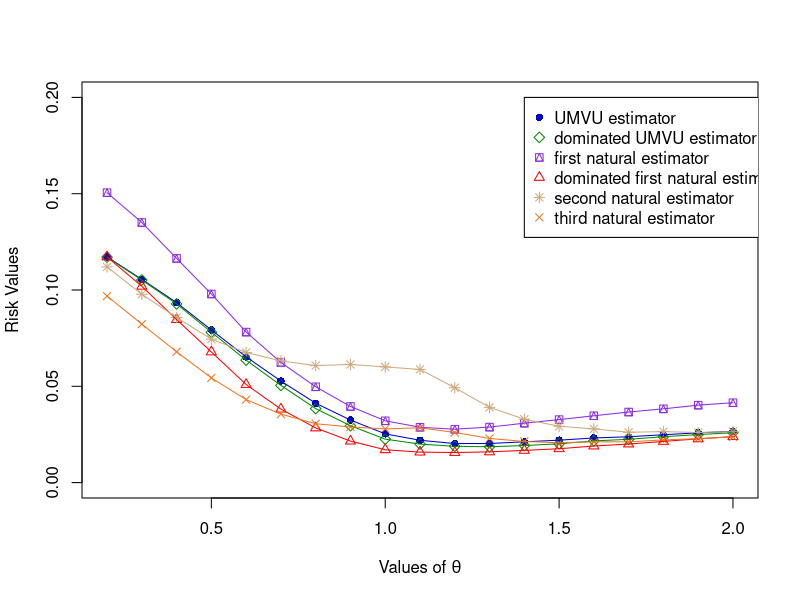

The R source for this figure:
set.seed(25)


### CREATING THE SAMPLES ###

# CHARACTERISTICS OF SAMPLES
n1 <- 2
n2 <- 5
theta1 <- 10

theta <- c()
risk_umvu <- c()
risk_umvu_dom <- c()
risk_natural_1 <- c()
risk_natural_1_dom <- c()
risk_natural_2 <- c()
risk_natural_3 <- c()

for (j in 2:20)
{
  theta2 <- j
  theta[j] <- (theta2/theta1)
  
  loss_umvu <- c()
  loss_umvu_dom <- c()
  loss_natural_1 <- c()
  loss_natural_1_dom <- c()
  loss_natural_2 <- c()
  loss_natural_3 <- c()
  
  for (i in 1:25000)
  {
    # SIMULATING SAMPLES
    sample1 <- c(runif(n1, 0, theta1))
    sample2 <- c(runif(n2, 0, theta2))
    
    
    ### CALCULATION OF VARIOUS ESTIMATORS ###
    
    if (n1<=n2)
    {
      a_star <- (((n1+n2)/(2*n2))^(1/n1))
    } else
    {
      a_star <- (((2*n1)/(n1+n2))^(1/n2))
    }
    X1 <- max(sample1)
    X2 <- max(sample2)
    if (X1> (a_star*X2))
    {
      theta_selected <- theta1
      est_umvu <- ((X1/n1)*((n1+1)-((a_star*X2/X1)^n1)))
      phi_star <- ((n1+n2+2)/(n1+n2+1))
      psi_U <- (((n1+1)-((a_star*X2/X1)^n1))/n1)
      est_natural_1 <- X1
      est_natural_2 <- ((n1+1)*X1/n1)
      est_natural_3 <- ((n1+2)*X1/(n1+1))
    } else
    {
      theta_selected <- theta2
      est_umvu <- ((X2/n2)*((n2+1)-((X1/(X2*a_star))^n2)))
      phi_star <- ((n1+n2+2)*(X2/X1)/(n1+n2+1))
      psi_U <- ((X2/(X1*n2))*((n2+1)-((X1/(a_star*X2))^n2)))
      est_natural_1 <- X2
      est_natural_2 <- ((n2+1)*X2/n2)
      est_natural_3 <- ((n2+2)*X2/(n2+1))
    }
    
    est_umvu_dom <- (X1 * (max(phi_star, psi_U)))
    est_natural_1_dom <- ((n1+n2+2)*est_natural_1/(n1+n2+1))
    
    
    ### CALCULATING LOSSES OF VARIOUS ESTIMATORS ###
    loss_umvu[i] <- (((est_umvu/theta_selected)-1)^2)
    loss_umvu_dom[i] <- (((est_umvu_dom/theta_selected)-1)^2)
    loss_natural_1[i] <- (((est_natural_1/theta_selected)-1)^2)
    loss_natural_1_dom[i] <- (((est_natural_1_dom/theta_selected)-1)^2)
    loss_natural_2[i] <- (((est_natural_2/theta_selected)-1)^2)
    loss_natural_3[i] <- (((est_natural_3/theta_selected)-1)^2)
  }
  
  
  ### CALCULATING RISKS ###
  risk_umvu[j] <- mean(loss_umvu)
  risk_umvu_dom[j] <- mean(loss_umvu_dom)
  risk_natural_1[j] <- mean(loss_natural_1)
  risk_natural_1_dom[j] <- mean(loss_natural_1_dom)
  risk_natural_2[j] <- mean(loss_natural_2)
  risk_natural_3[j] <- mean(loss_natural_3)
}

theta <- theta[-1]
risk_umvu <- risk_umvu[-1]
risk_umvu_dom <- risk_umvu_dom[-1]
risk_natural_1 <- risk_natural_1[-1]
risk_natural_1_dom <- risk_natural_1_dom[-1]
risk_natural_2 <- risk_natural_2[-1]
risk_natural_3 <- risk_natural_3[-1]

cat("\n",
    "theta= (", theta, ")\n",
    "Risks of UMVU estimator= (", risk_umvu, ")\n",
    "Risks of DOMINATED UMVU estimator= (", risk_umvu_dom, ")\n",
    "Risks of FIRST NATURAL estimator= (", risk_natural_1, ")\n",
    "Risks of DOMINATED FIRST NATURAL estimator= (", risk_natural_1_dom, ")\n",
    "Risks of SECOND NATURAL estimator= (", risk_natural_2, ")\n",
    "Risks of THIRD NATURAL estimator=(", risk_natural_3,")\n"
)


### PLOTTING COMPARISON ###
matplot(theta, cbind(risk_umvu, risk_umvu_dom, risk_natural_1, risk_natural_1_dom, risk_natural_2, risk_natural_3),
        xlim = c(0.2, 2), ylim = c(0, 0.2), xlab = expression(paste("Values of ", theta)), ylab = "Risk Values",
        pch = c(16, 5, 14, 2, 8, 4), col = c("blue3", "green4", "blueviolet", "red", "burlywood3", "chocolate2"))
legend(1.4, 0.2, legend = c("UMVU estimator", "dominated UMVU estimator", "first natural estimator",
                              "dominated first natural estimator", "second natural estimator", "third natural estimator"),
       pch = c(16, 5, 14, 2, 8, 4), col = c("blue3", "green4", "blueviolet", "red", "burlywood3", "chocolate2"))
lines(theta, risk_umvu, xlim = range(theta), ylim = range(risk_umvu), col = "blue3", pch = 16)
lines(theta, risk_umvu_dom, xlim = range(theta), ylim = range(risk_umvu), col = "green4", pch = 5)
lines(theta, risk_natural_1, xlim = range(theta), ylim = range(risk_umvu), col = "blueviolet", pch = 14)
lines(theta, risk_natural_1_dom, xlim = range(theta), ylim = range(risk_umvu), col = "red", pch = 2)
lines(theta, risk_natural_2, xlim = range(theta), ylim = range(risk_umvu), col = "burlywood3", pch = 8)
lines(theta, risk_natural_3, xlim = range(theta), ylim = range(risk_umvu), col = "chocolate2", pch = 4)